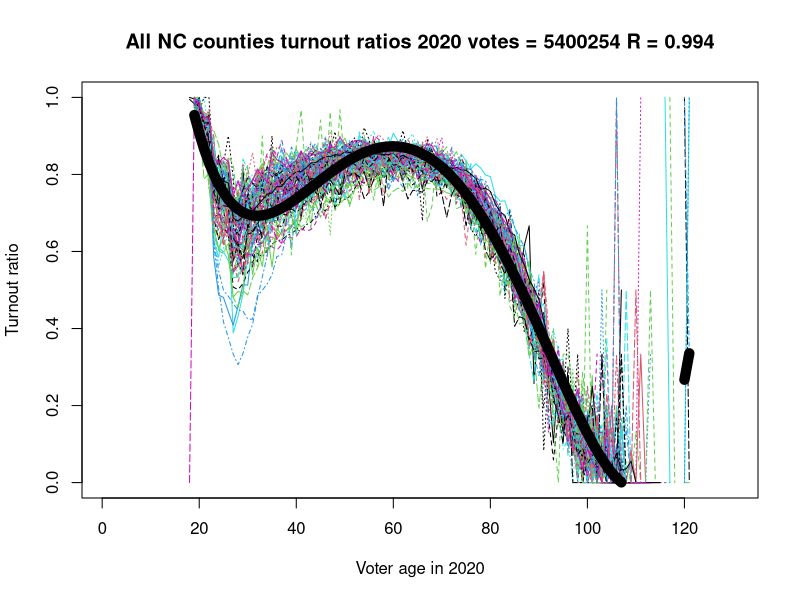
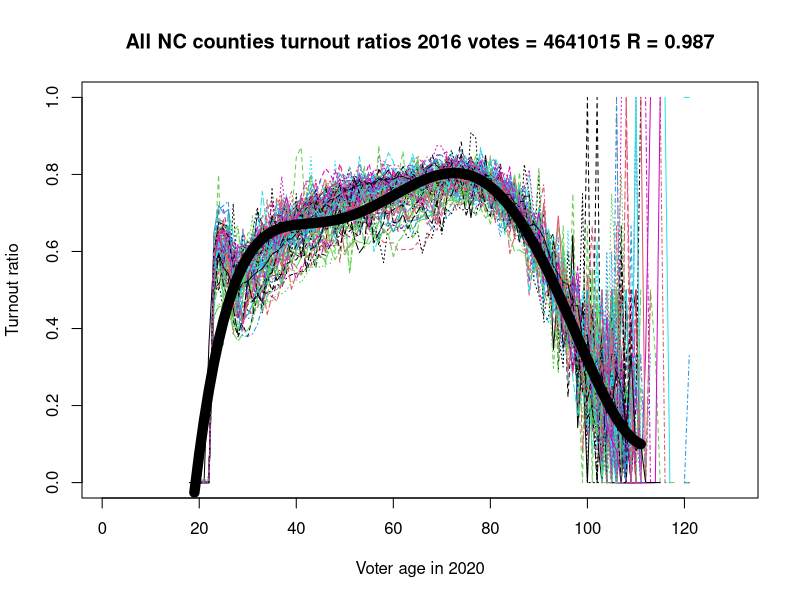
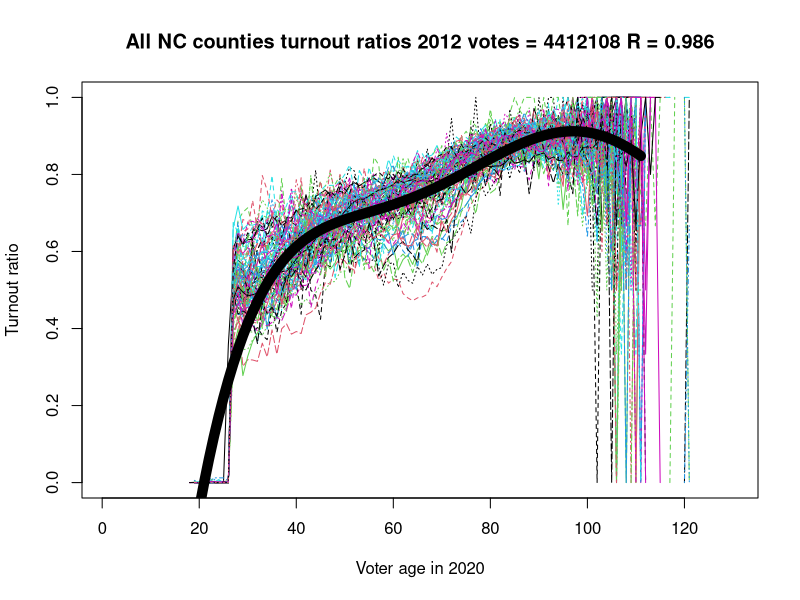

Here is the R script that generated these plots, in order:
library(reshape2) # for the melt command

fit_model <- function(votes, registrations, degrees, sample_count) {
    ratios <- votes/registrations
    x <- rep(1:dim(ratios)[2], sample_count)
    y <- melt(t(ratios[sample(1:dim(ratios)[1],30),]))[,3]
    fit <- lm(y ~ poly(x, degrees), na.action=na.exclude)
}

plot_all_counties <- function(year, votes, registrations, fit) {
    crs <- c()
    for (i in 1:dim(votes)[1]) {
        truth <- unlist(votes[i,])
        pred <- unlist(fitted(fit)[1:130]*registrations[i,])
        crs <- c(crs, cor.test(truth, pred)$estimate)
    }
    r_value <- mean(crs)
    
    png(paste('images/_all_counties_',year,'.png',sep=''))
    matplot(t(votes/registrations), type='l', ylab='Turnout ratio', xlab='Voter age in 2020', ylim=c(0,1))
    lines(1:130, fitted(fit)[1:130], col='black', pch=20, lwd=10, lty=1)
    title(paste('All NC counties turnout ratios',year,'votes =',sum(votes),'R =',round(r_value,3)))
    tmp <- dev.off()
}

registrations_2020 <- read.table('results/registrations_2020.txt')
registrations_2016 <- read.table('results/registrations_2016.txt')
registrations_2012 <- read.table('results/registrations_2012.txt')

votes_2020 <- read.table('results/votes_2020.txt')
votes_2016 <- read.table('results/votes_2016.txt')
votes_2012 <- read.table('results/votes_2012.txt')

poly_deg <- 6
sample_count <- 30
fit_2020 <- fit_model(votes_2020, registrations_2020, poly_deg, sample_count)
fit_2016 <- fit_model(votes_2016, registrations_2016, poly_deg, sample_count)
fit_2012 <- fit_model(votes_2012, registrations_2012, poly_deg, sample_count)

plot_all_counties('2020', votes_2020, registrations_2020, fit_2020)
plot_all_counties('2016', votes_2016, registrations_2016, fit_2016)
plot_all_counties('2012', votes_2012, registrations_2012, fit_2012)

